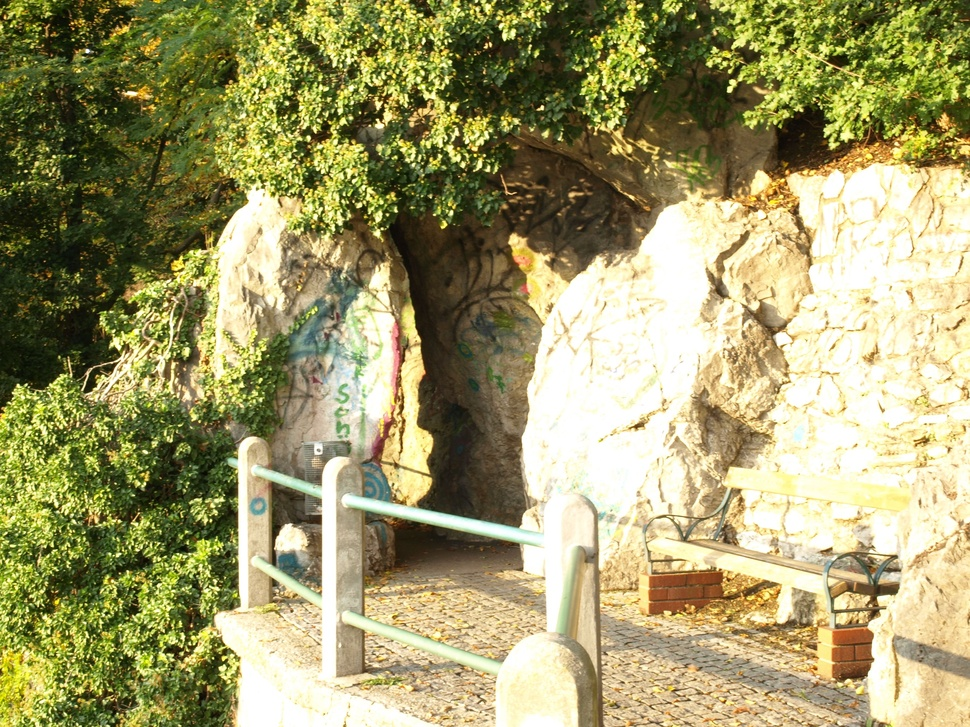
%> input picture Main Codes/homework2/Image A.jpg, 970 x 727 px, shrunk from 3648 x 2736 before the run
$ octave Untitled.m   (GNU Octave 9; MATLAB toolbox functions it lacks are replaced by stand-ins)
%> lines starting %> are read from the running program, lines starting %| are printed output that depends on the picture
A=imread('C:\Users\Lenovo\Desktop\数字图像处理作业\第二次作业\第二次作业——图像配准\Image A.jpg');
%> A is the input picture: size 727x970x3 uint8; mean R, G, B 159.4, 154.6, 106.2
B=imread('C:\Users\Lenovo\Desktop\数字图像处理作业\第二次作业\第二次作业——图像配准\Image B.jpg');
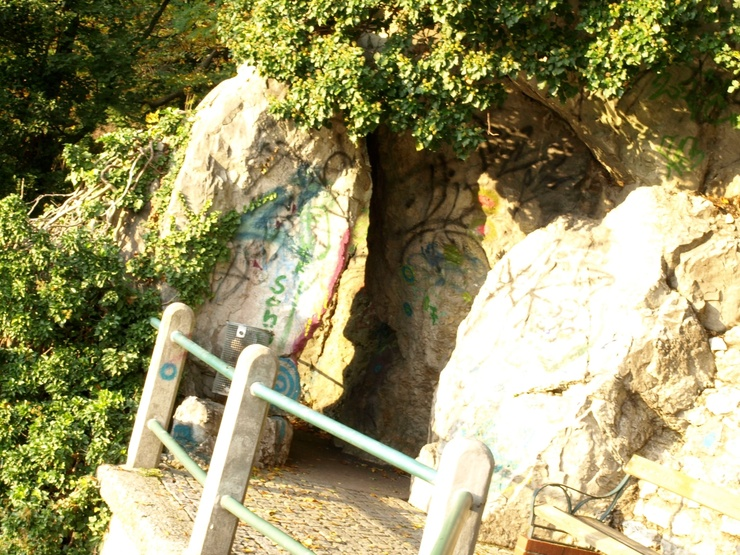
%> input picture Main Codes/homework2/Image B.jpg, 740 x 555 px, shrunk from 2785 x 2089 before the run
%> B is the input picture: size 555x740x3 uint8; mean R, G, B 151.3, 145.9, 102.9
A_base=rgb2gray(A);
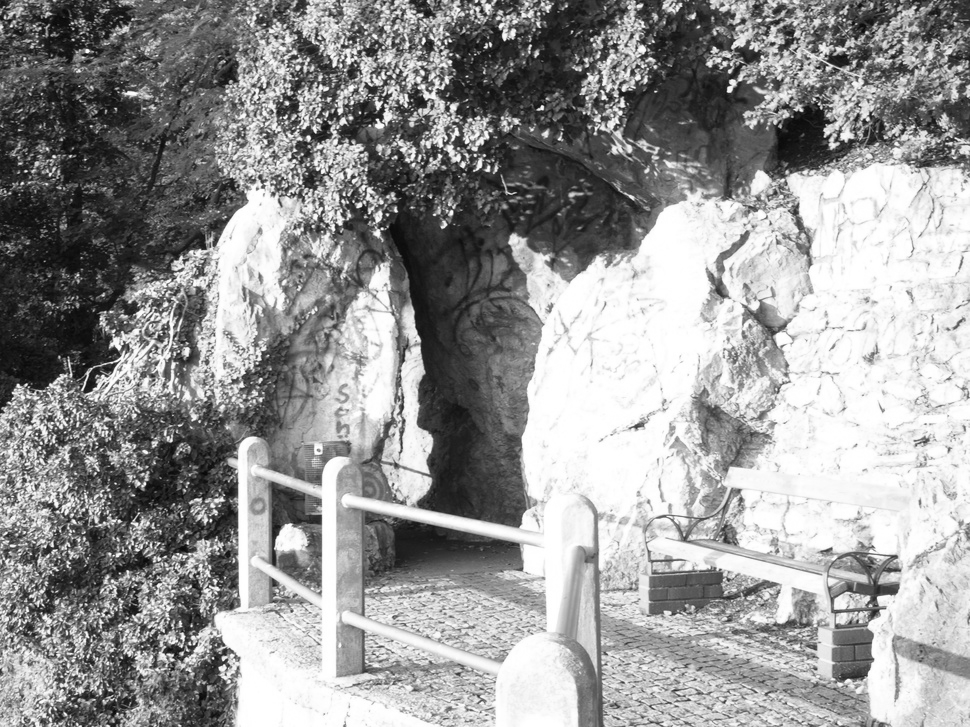
%> A_base: size 727x970 uint8; min 5, max 255, mean 150.5
B_transfer=rgb2gray(B);
A_base=255-A_base;
B_transfer=255-B_transfer;
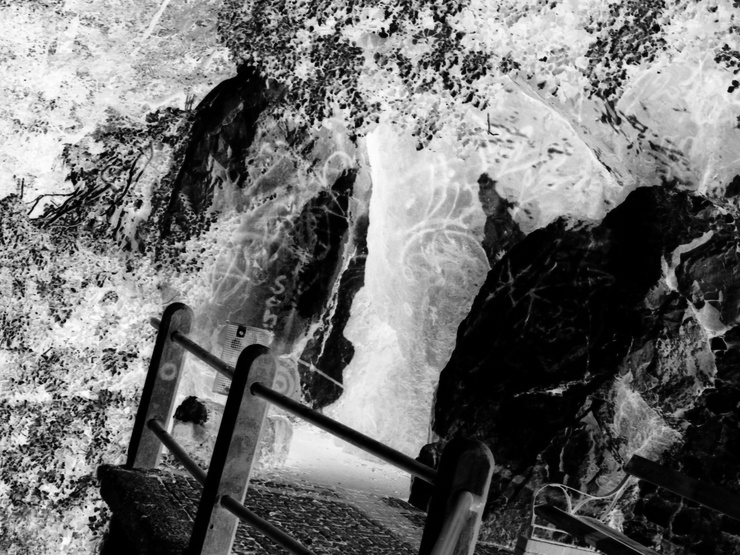
%> B_transfer: size 555x740 uint8; min 0, max 254, mean 112.4
%运用Harris角点检测算法，找到两张图上的角点
pointsA=detectHarrisFeatures(A_base);
%> pointsA = 6176 points; strongest (x, y): (378, 120), (543, 107), (382, 230), (505, 41), (361, 113)
pointsB=detectHarrisFeatures(B_transfer);
%> pointsB = 2990 points; strongest (x, y): (546, 58), (383, 29), (478, 91), (32, 351), (87, 508)
pointsA=selectStrongest(pointsA,100);
%> pointsA = 100 points; strongest (x, y): (378, 120), (543, 107), (382, 230), (505, 41), (361, 113)
pointsB=selectStrongest(pointsB,100);
%> pointsB = 100 points; strongest (x, y): (546, 58), (383, 29), (478, 91), (32, 351), (87, 508)
figure(1)
imshow(A_base);
title('ImageA上的100个角点');
hold on;
plot(pointsA);
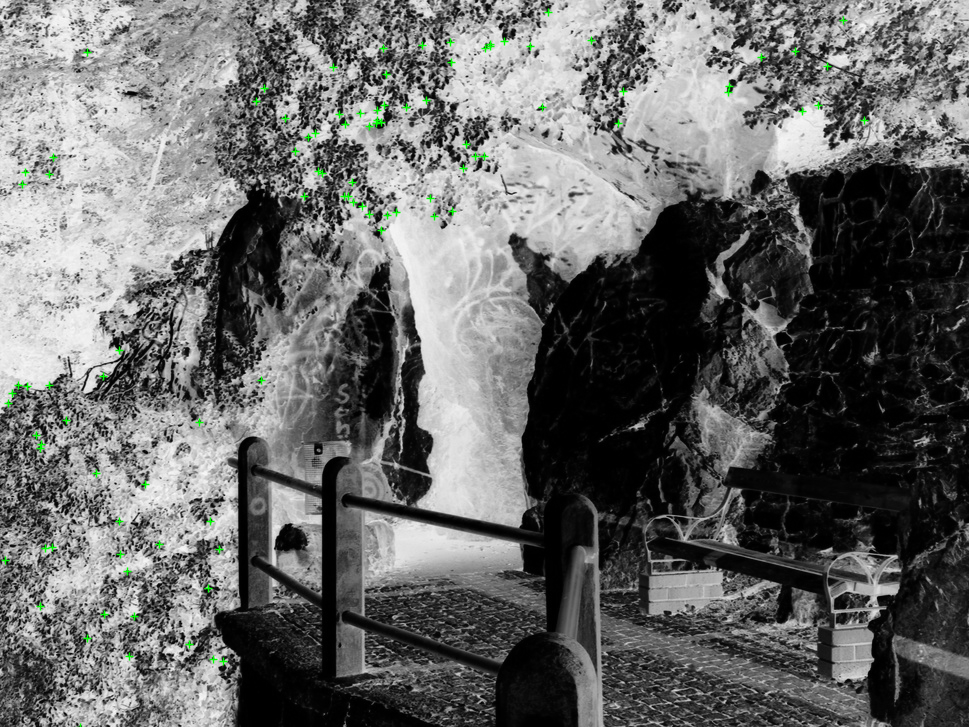
%> figure redrawn from the program's plot data; its title reads 'ImageA上的100个角点'
figure(2)
imshow(B_transfer);
title('ImageB上的100个角点');
hold on;
plot(pointsB);
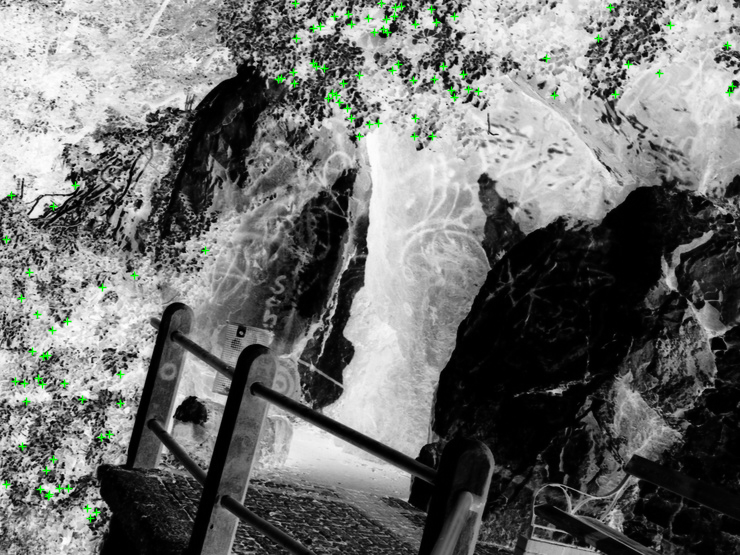
%> figure redrawn from the program's plot data; its title reads 'ImageB上的100个角点'

%将两张图上的特征节点配准，只需要7个最强的点
[f1,arixA_matrix]=extractFeatures(A_base,pointsA);
%> arixA_matrix = 69 points; strongest (x, y): (378, 120), (543, 107), (382, 230), (361, 113), (819, 105)
[f2,arixB_matrix]=extractFeatures(B_transfer,pointsB);
%> arixB_matrix = 47 points; strongest (x, y): (478, 91), (120, 374), (101, 437), (378, 123), (359, 136)
pairs=matchFeatures(f1,f2);
%> pairs = 28 rows, first 12: [3 5; 7 2; 8 7; 10 1; 12 13; 14 4; 20 8; 24 11; 27 12; 30 14; 32 36; 35 19]
matchedPointsA=arixA_matrix(pairs(1:7,1))
%> matchedPointsA = 7 points; (x, y): (382, 230), (211, 521), (467, 144), (485, 156), (476, 156), (397, 212), (319, 171)
matchedPointsB=arixB_matrix(pairs(1:7,2))
%> matchedPointsB = 7 points; (x, y): (478, 91), (120, 374), (378, 123), (359, 136), (463, 74), (313, 63), (468, 89)
figure(3)
showMatchedFeatures(A,B,matchedPointsA,matchedPointsB,'montage');
title('配准');
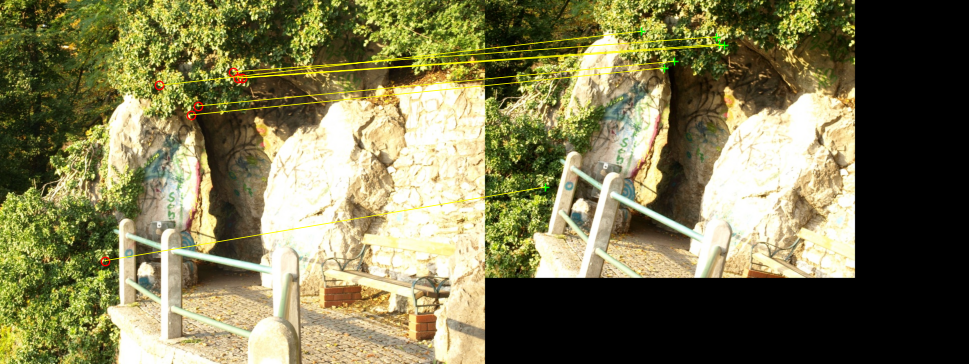
%> figure redrawn from the program's plot data; shown at 1/2 size; its title reads '配准'
arixA=double(matchedPointsA.Location);
%> arixA = [382 230; 211 521; 467 144; 485 156; 476 156; 397 212; 319 171]
arixB=double(matchedPointsB.Location);
%> arixB = [359 136; 120 374; 463 74; 478 91; 468 89; 378 123; 313 63]
tform=cp2tform(arixB,arixA,'affine');
%> tform = {ndims_in 2, ndims_out 2}
B_out=imtransform(B,tform);
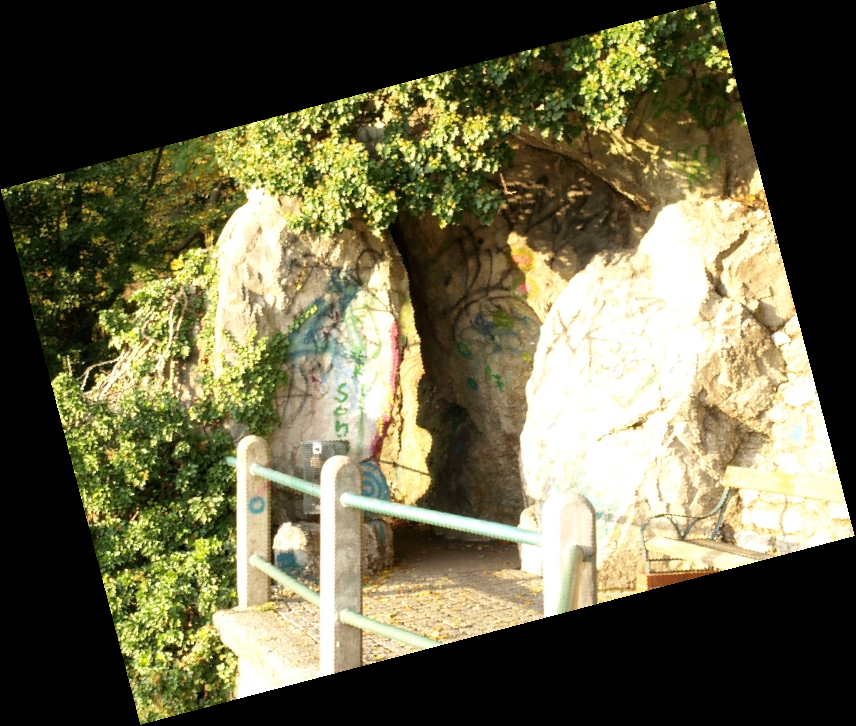
%> B_out: size 726x856x3 uint8; mean R, G, B 104.2, 100.6, 72.4
figure(4)
subplot(1,2,1)
imshow(A);
title('参考图像')
subplot(1,2,2)
imshow(B_out);
title('输出图像')
tform.tdata.T
%> ans = [0.967 -0.256 0; 0.252 0.967 0; 0.584 190.1 1]
